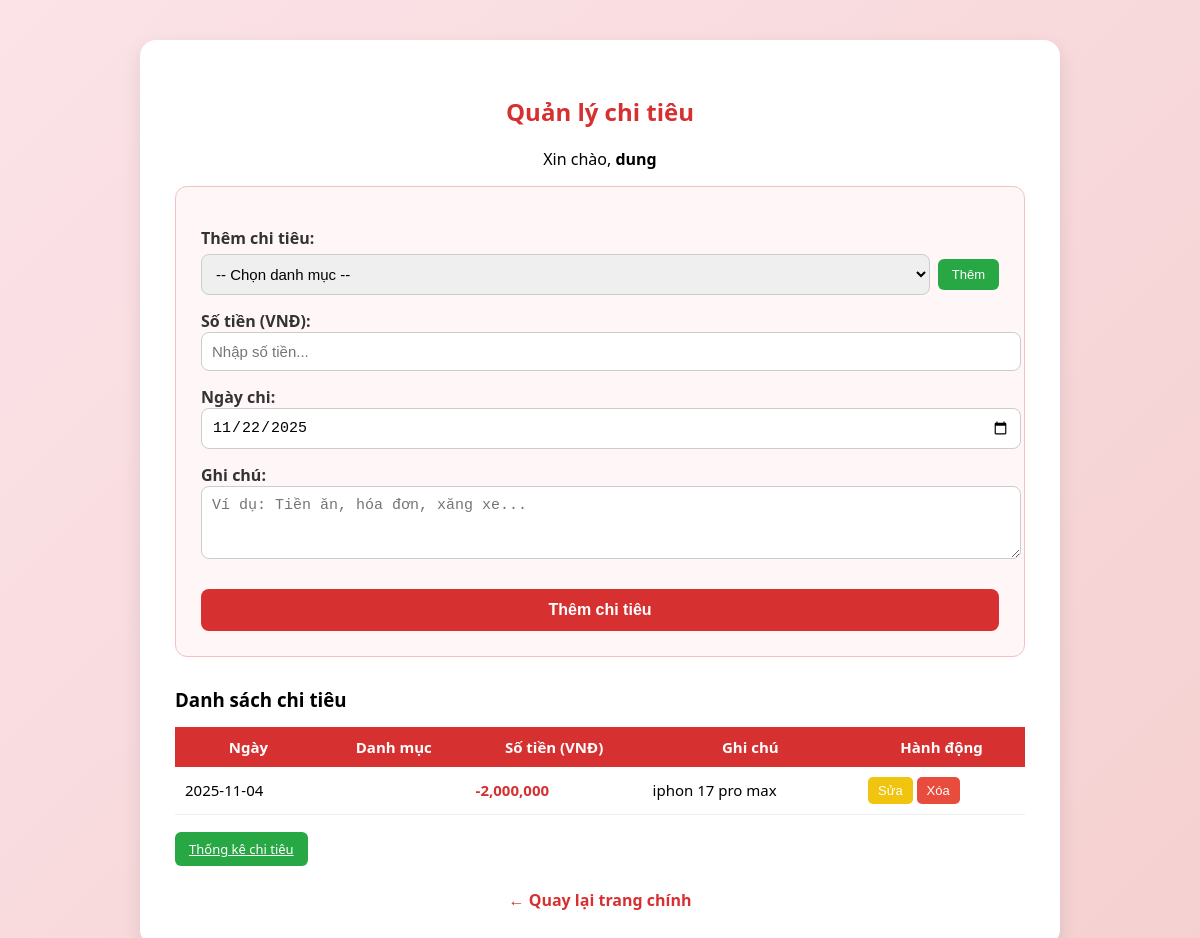
/chitieu.php (signed in), run on an earlier commit of the app's database.
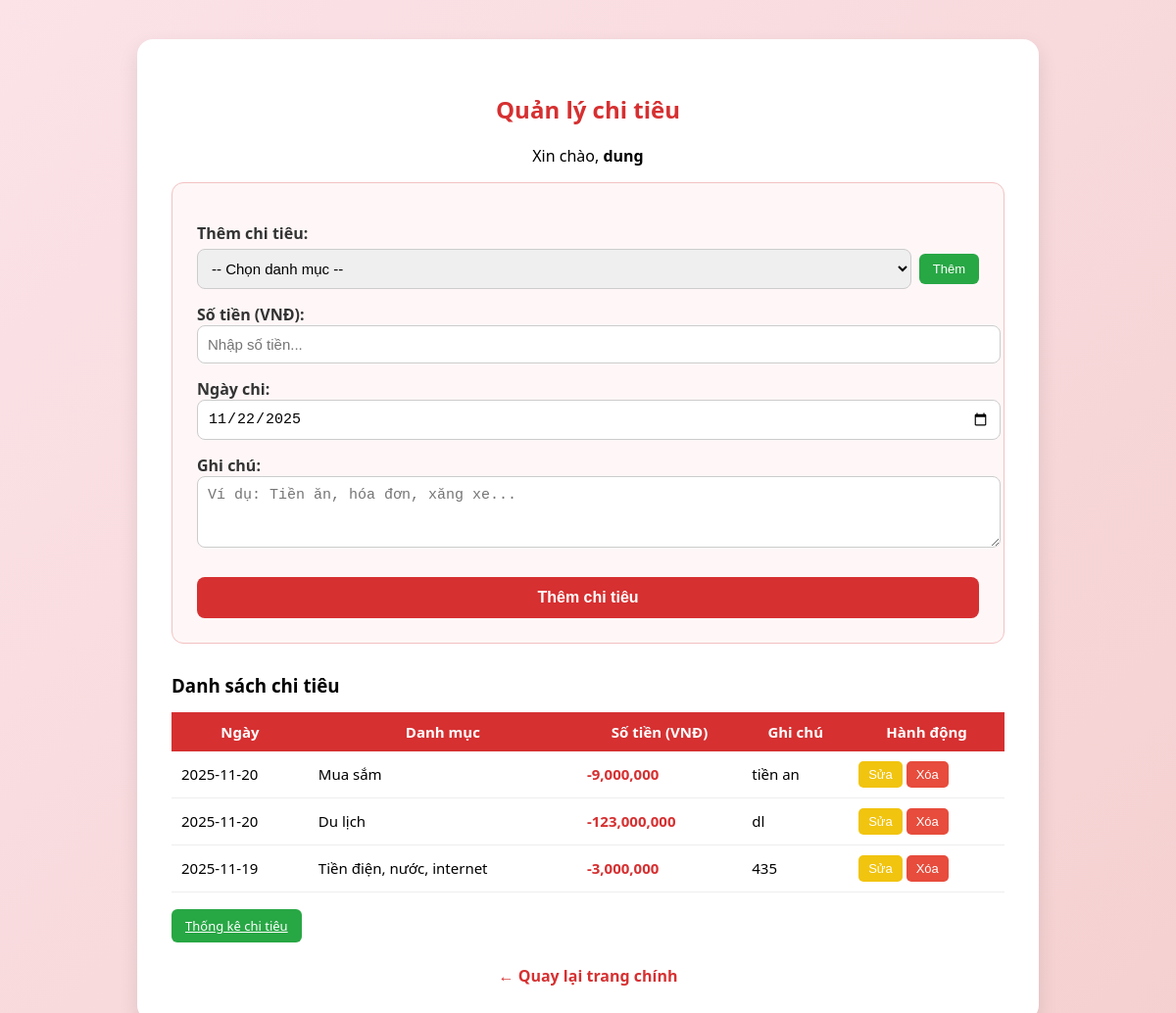
And on a later commit of the database.
### tables this page shows
CREATE TABLE IF NOT EXISTS `expenses` (
  `id` int NOT NULL AUTO_INCREMENT,
  `user_id` int NOT NULL,
  `category_id` int DEFAULT NULL,
  `title` varchar(255) DEFAULT NULL,
  `amount` decimal(15,2) NOT NULL,
  `note` text,
  `date` date NOT NULL,
  `created_at` timestamp NULL DEFAULT CURRENT_TIMESTAMP,
  PRIMARY KEY (`id`),
  KEY `user_id` (`user_id`),
  KEY `category_id` (`category_id`)
);

CREATE TABLE IF NOT EXISTS `categories` (
  `id` int NOT NULL AUTO_INCREMENT,
  `user_id` int NOT NULL,
  `name` varchar(150) NOT NULL,
  `type` enum('income','expense') NOT NULL,
  `created_at` timestamp NULL DEFAULT CURRENT_TIMESTAMP,
  PRIMARY KEY (`id`),
  KEY `user_id` (`user_id`)
);

### chitieu.php (the view, shortened to what this page needs)
<?php
$conn = mysqli_connect("localhost", "root", "", "Quanlythuchi");
$user = $_SESSION['username'];
$user_id = mysqli_fetch_assoc(mysqli_query($conn, "SELECT id FROM users WHERE username='$user'"))['id'];
$result = mysqli_query($conn, "SELECT e.id, e.date, c.name AS category, e.amount, e.note
                               FROM expenses e LEFT JOIN categories c ON e.category_id=c.id
                               WHERE e.user_id='$user_id' ORDER BY e.date DESC");
?>
<!DOCTYPE html>
<html lang="vi">
<head>
</head>
<body>
<div class="container">
    <h2>Quản lý chi tiêu</h2>
    <p style="text-align:center;">Xin chào, <b><?php echo $_SESSION['username']; ?></b></p>
    <form method="POST">
        <label>Thêm chi tiêu:</label>
        <div class="row-flex">
            <select name="category_id" required>
                <option value="">-- Chọn danh mục --</option>
            </select>
            <button type="button" class="small-btn" onclick="toggleAddCategory()">Thêm</button>
        </div>
        <label>Số tiền (VNĐ):</label>
        <input type="number" name="amount" step="0.01" placeholder="Nhập số tiền..." required>
        <label>Ngày chi:</label>
        <input type="date" name="date" value="<?php echo date('Y-m-d'); ?>">
        <label>Ghi chú:</label>
        <textarea name="note" rows="3" placeholder="Ví dụ: Tiền ăn, hóa đơn, xăng xe..."></textarea>
        <button type="submit" name="them_chi" class="submit-btn">Thêm chi tiêu</button>
    </form>
    <h3 style="margin-bottom:10px;">Danh sách chi tiêu</h3>
    <table>
        <tr>
            <th>Ngày</th>
            <th>Danh mục</th>
            <th>Số tiền (VNĐ)</th>
            <th>Ghi chú</th>
            <th>Hành động</th>
        </tr>
        <?php while ($row = mysqli_fetch_assoc($result)): ?>
        <tr>
            <td><?php echo $row['date']; ?></td>
            <td><?php echo htmlspecialchars($row['category']); ?></td>
            <td style="color:#d63031; font-weight:bold;">-<?php echo number_format($row['amount'], 0); ?></td>
            <td><?php echo htmlspecialchars($row['note']); ?></td>
            <td>
                <button class="action-btn edit-btn" onclick="toggleEditForm(<?php echo $row['id']; ?>)">Sửa</button>
                <a href="?xoa=<?php echo $row['id']; ?>" onclick="return confirm('Bạn có chắc muốn xóa khoản chi này?');">
                    <button type="button" class="action-btn delete-btn">Xóa</button>
                </a>
            </td>
        </tr>
        <?php endwhile; ?>
    </table>
    <br>
    <a href="thongke_chitieu.php" class="small-btn" >Thống kê chi tiêu</a>
    <div class="back">
        <a href="index.php">← Quay lại trang chính</a>
    </div>
</div>
</body>
</html>

What changed in the data, as far as the page shows it:
removed expenses: date "2025-11-04", amount "2,000,000", note "iphon 17 pro max"
added expenses: date "2025-11-20", category.name "Mua sắm", amount "9,000,000", note "tiền an"
added expenses: date "2025-11-20", category.name "Du lịch", amount "123,000,000", note "dl"
added expenses: date "2025-11-19", category.name "Tiền điện, nước, internet", amount "3,000,000", note "435"
